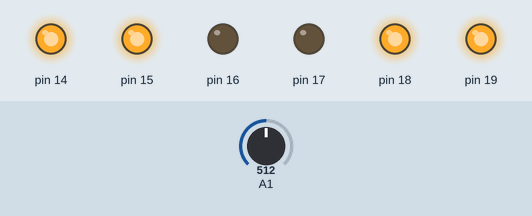
This sketch was run on a simulated Arduino Uno, built with avr-gcc and run on an emulated ATmega328P. Shown: output pins drawn as LEDs (lit = HIGH). The inputs (shaded band) are chosen by the test bench; at power-on: A1 = 512.

Above: at 0.1 s.
Timing chart, 0 to 1.6 s (numbered marks = the images above):
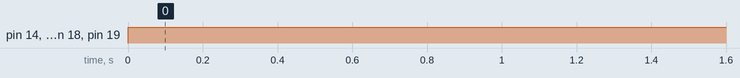

Measured:
- by itself, pin 14, pin 15, pin 18, pin 19: LOW → HIGH at 0.00 s

The sketch:

Ex_21.ino
```cpp
#include <avr/io.h>
#include <avr/delay.h>
#include <avr/interrupt.h>
int numbers[10] = {0xF6, 0x60, 0xD5, 0xF1, 0x63, 0xB3, 0xB7, 0xE0, 0xF7, 0xF3};
int data;

int main(void) {
  DDRC = 0xFF;
  SREG = 0x80;
  Serial.begin(2000000);
  while (true) {
    ADMUX = 0x41;
    ADCSRA = 0xCF;
    data = ADCW;
    compare();
    _delay_ms(300);


  }
}
ISR(ADC_vect) {
  data = ADCW;
  compare();
}
void compare() {
  if (data > 0 && data < 10) {
    PORTC = numbers[0];
  }
  if (data > 10 && data < 20) {
    PORTC = numbers[1];
  }
  if (data > 20 && data < 30) {
    PORTC = numbers[2];
  }
  if (data > 30 && data < 40) {
    PORTC = numbers[3];
  }
  if (data > 40 && data < 50) {
    PORTC = numbers[4];
  }
  if (data > 50 && data < 60) {
    PORTC = numbers[5];
  }
  if (data > 60 && data < 70) {
    PORTC =  numbers[6];
  }
  if (data > 70 && data < 80) {
    PORTC =  numbers[7];
  }
  if (data > 80 && data < 90) {
    PORTC = numbers[8];
  }
  if (data > 90) {
    PORTC = numbers[9];
  }

}
```
